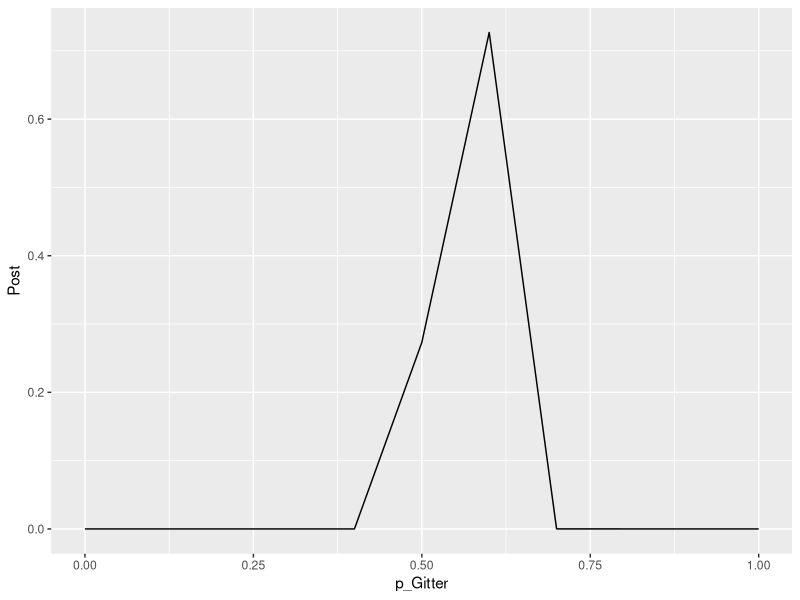
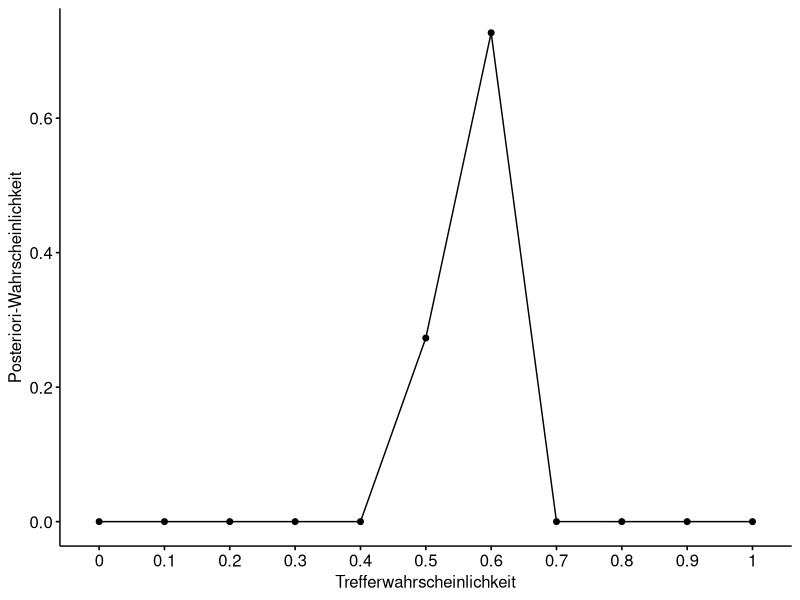

Reproduce these figures in R, in order.
## ---- chunk 1
knitr::opts_chunk$set(fig.pos = 'H',
                      fig.asp = 0.618,
                      fig.width = 4,
                      fig.cap = "", 
                      fig.path = "",
                      echo = TRUE,
                      message = FALSE,
                      fig.show = "hold")
## ---- chunk 2
#| message: false
library(tidyverse)
library(ggpubr)
## ---- chunk 3
d <-
  tibble(
    # definiere die Hypothesen (das "Gitter"): 
    p_Gitter = seq(from = 0, to = 1, by = 0.1),
    # bestimme den Priori-Wert:       
    Priori  = 1) %>%  
    mutate(
      # berechne Likelihood für jeden Gitterwert:
      Likelihood = dbinom(140, size = 250, prob = p_Gitter),
      # berechen unstand. Posteriori-Werte:
      unstd_Post = Likelihood * Priori,
      # berechne stand. Posteriori-Werte (summiert zu 1):
      Post = unstd_Post / sum(unstd_Post))  
## ---- chunk 4
#| echo: false
d %>% 
  knitr::kable(digits=2)
## ---- chunk 5
d %>% 
  ggplot(aes(x=p_Gitter, y = Post)) +
  geom_line()
## ---- chunk 6
ggline(d, x = "p_Gitter", y = "Post", add = "mean_se", 
       xlab = "Trefferwahrscheinlichkeit", ylab = "Posteriori-Wahrscheinlichkeit")
## ---- chunk 7
#| echo: true
dbinom(x = 0:250, size = 250, prob = 1/2) %>% which.max()
